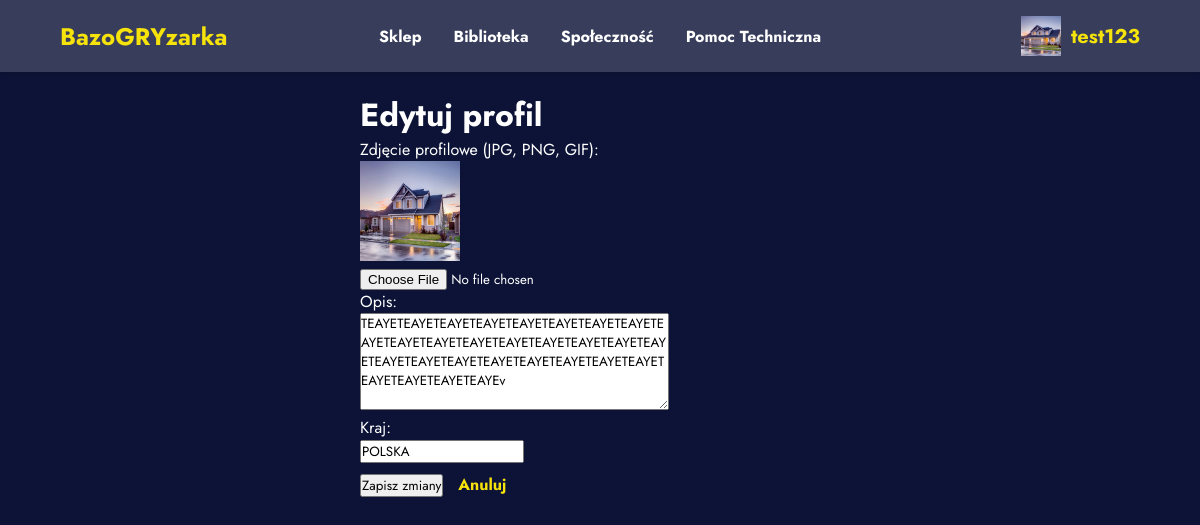
The app's page /edit_profile.php (signed in) with its own data.
### tables this page shows
CREATE TABLE `Uzytkownik` (
  `Id_Uzytkownika` int NOT NULL,
  `Nick` varchar(50) DEFAULT NULL,
  `Imie` varchar(50) DEFAULT NULL,
  `Nazwisko` varchar(50) DEFAULT NULL,
  `Kraj` varchar(50) DEFAULT NULL,
  `LinkDoProfilu` varchar(255) DEFAULT NULL,
  `ZdjecieProfilowe` varchar(50) DEFAULT NULL,
  `Opis` text,
  `password_hash` varchar(255) DEFAULT NULL,
  `created_at` timestamp NULL DEFAULT CURRENT_TIMESTAMP,
  `email` varchar(100) DEFAULT NULL
);

### edit_profile.php (the view, shortened to what this page needs)
<?php
$conn = new mysqli("localhost", "root", "newpassword", "BazoGRYzarka");
$user_id = (int)$_SESSION['user_id'];
$stmt = $conn->prepare("SELECT Opis, ZdjecieProfilowe, Kraj FROM Uzytkownik WHERE Id_Uzytkownika = ?");
$stmt->bind_param("i", $user_id);
$stmt->execute();
$result = $stmt->get_result();
$user = $result->fetch_assoc();
$avatar = $user['ZdjecieProfilowe'] ?: 'default.jpg';
$opis = $user['Opis'] ?? '';
$kraj = $user['Kraj'] ?? '';
?>
<!DOCTYPE html>
<html lang="pl">
<head>
    <link rel="stylesheet" href="profil.css" />
</head>
<body>
<nav class="navbar">
    <div class="nav-container">
        <h1 class="platform-name"><a href="main">BazoGRYzarka</a></h1>
        <div class="nav-links">
            <a href="sklep">Sklep</a>
            <a href="library">Biblioteka</a>
            <a href="community">Społeczność</a>
            <a href="contact">Pomoc Techniczna</a>
        </div>
        <div class="user-profile">
            <img src="images/<?= htmlspecialchars($avatar) ?>" alt="User Avatar" class="user-avatar" width="40" height="40" />
            <span class="username"><a href="profile"><?= htmlspecialchars($_SESSION['user']) ?></a></span>
        </div>
    </div>
</nav>
<div class="edit-profile-container">
    <h1>Edytuj profil</h1>
    <form method="POST" enctype="multipart/form-data">
        <div>
            <label for="avatar">Zdjęcie profilowe (JPG, PNG, GIF):</label><br/>
            <img src="images/<?= htmlspecialchars($avatar) ?>" alt="Avatar" width="100" height="100" /><br/>
            <input type="file" name="avatar" id="avatar" accept="image/*" />
        </div>
        <div>
            <label for="opis">Opis:</label><br/>
            <textarea name="opis" id="opis" rows="5" cols="40"><?= htmlspecialchars($opis) ?></textarea>
        </div>
        <div>
    <label for="kraj">Kraj:</label><br/>
    <input type="text" name="kraj" id="kraj" value="<?= htmlspecialchars($kraj) ?>" maxlength="100" />
</div>
        <div style="margin-top: 10px;">
            <button type="submit">Zapisz zmiany</button>
            <a href="profile" style="margin-left: 10px;">Anuluj</a>
        </div>
    </form>
</div>
</body>
</html>

### profil.css (style rules this page uses)
* { margin: 0; padding: 0; box-sizing: border-box; font-family: 'Jost', sans-serif !important; }
body { background-color: #0C1336; color: #333; }
.navbar { background-color: #373D5B; padding: 1rem 0; box-shadow: 0 2px 5px rgba(0,0,0,0.1); }
.nav-container { display: flex; justify-content: space-between; align-items: center; width: 90%; max-width: 1200px; margin: 0 auto; }
.platform-name { color: #ffffff; font-size: 1.5rem; margin-right: 3rem; font-weight: bold; }
.nav-links { display: flex; gap: 2rem; position: absolute; left: 50%; transform: translateX(-50%); }
.nav-links a { color: #FFFFFF; text-decoration: none; font-weight: bold; font-size: 1rem; transition: color 0.3s; }
.user-profile { display: flex; align-items: center; gap: 10px; margin-left: 20px; }
.user-avatar { width: 40px; height: 40px; object-fit: cover; }
a { color: #f6e30b; font-weight: bold; text-decoration: none; }
.username { color: #f6e30b; font-weight: bold; font-size: 20px; }
.edit-profile-container { color: white; justify-content: center; align-items: center; display: block; margin-left: 30%; margin-top: 20px; }

### records on screen
uzytkownik: ZdjecieProfilowe (picture), opis "TEAYETEAYETEAYETEAYETEAYETEAYETEAYETEAYETEAYETEAYETEAYETEAYETEAYETEAYETEAYETEAYETEAYETEAYETEAYETEAYETEAYETEAYETEAYETEAYETEAYETEAYETEAYETEAYETEAYEv", kraj "POLSKA"

### other values on screen
$_SESSION['user'] "test123"
